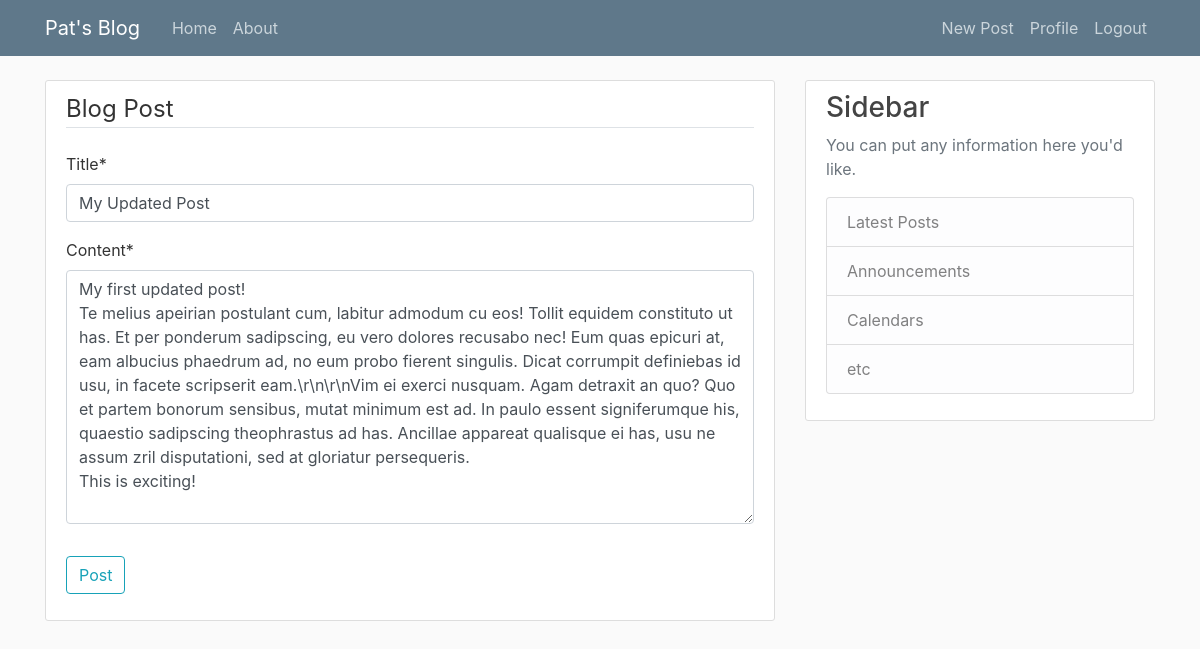
/post/10/update (signed in), run on the app's committed database.
### blog/models.py (models this page shows, shortened)
class Post(models.Model):
    title = models.CharField(max_length=100)
    content = models.TextField()
    date_posted = models.DateTimeField(default=timezone.now)
    author = models.ForeignKey(User, on_delete=models.CASCADE)

### blog/views.py (the view, shortened to what this page needs)
# urls.py: path('post/<int:pk>/update', PostUpdateView.as_view(), name='post-update'),
class PostUpdateView(LoginRequiredMixin, UserPassesTestMixin, UpdateView):
    model = Post
    fields = ['title', 'content']
    def test_func(self):
        post = self.get_object()
        if self.request.user == post.author:
            return True
        return False

### blog/templates/blog/post_form.html (shortened to what this page needs)
{% extends "blog/base.html" %}
{% load crispy_forms_tags %}
{% block content %}
    <div class="content-section">
        <form method="POST">
            <fieldset class="form-group">
                <legend class="border-bottom mb-4">Blog Post</legend>
                {{ form|crispy }}
            </fieldset>
            <div class="form-group">
                <button class="btn btn-outline-info" type="submit">
                    Post
                </button>
            </div>
        </form>
    </div>
{% endblock content %}

### blog/static/blog/main.css (style rules this page uses)
body { background: #fafafa; color: #333333; margin-top: 5rem; }
.content-section { background: #ffffff; padding: 10px 20px; border: 1px solid #dddddd; border-radius: 3px; margin-bottom: 20px; }

### data on the page
Post: title "My Updated Post", content "My first updated post! Te melius apeirian postulant cum, labitur admodum cu eos! Tollit equidem constituto ut has. Et per ponderum sadipscing, eu vero dolores recusabo nec! Eum quas epicuri at, eam albucius phaedrum ad, no eum probo fierent singulis. Dicat corrumpit definiebas id usu, in facete scripserit eam.\\r\\n\\r\\nVim ei exerci nusquam. Agam detraxit an quo? Quo et partem bonorum sensibus, mutat minimum est ad. In paulo essent signiferumque his, quaestio sadipscing theophrastus ad has. Ancillae appareat qualisque ei has, usu ne assum zril disputationi, sed at gloriatur persequeris. This is exciting!"
